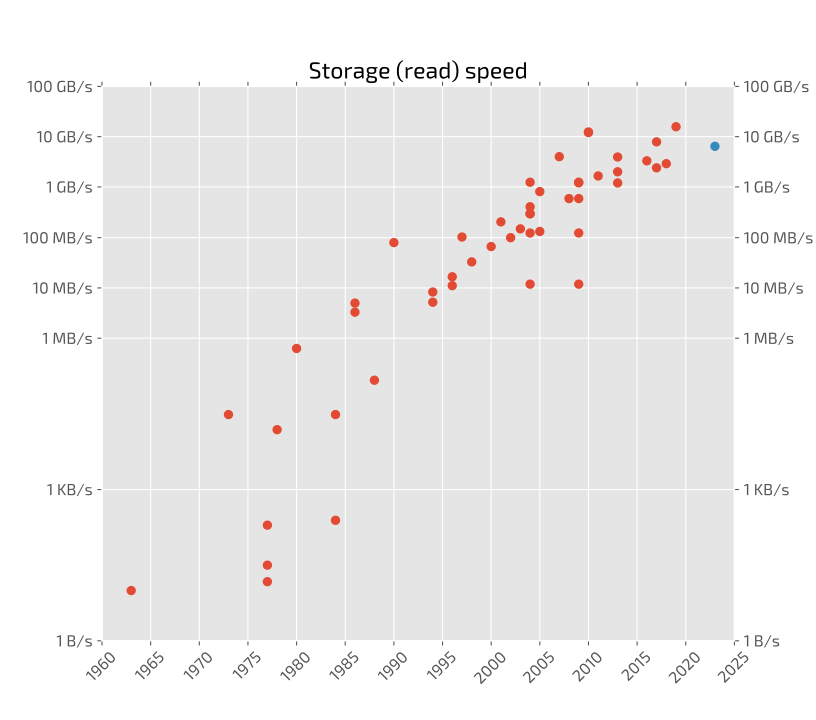

Recreate this plot in Python.
# Storage interfaces rates from
# https://en.wikipedia.org/wiki/List_of_interface_bit_rates#Storage
# Table data extracted with: https://wikitable2csv.ggor.de/
import numpy as np
import matplotlib
from matplotlib import pyplot as plt
plt.style.use('ggplot')
matplotlib.rcParams['font.size'] = 12
matplotlib.rcParams['font.family'] = ['Exo 2', 'sans-serif']

data = open('storage.csv', 'rt')
# remove units and rescale everything to MB/s
b_to_mb = 1/(1024*1024)
kb_to_mb = 1/1024
gb_to_mb = 1024
rescaled = []
for line in data:
    typ, rate, year = line.split(',')
    value, unit = rate.split()
    value = float(value)
    if unit == 'B/s':
        value = value*b_to_mb
    elif unit == 'KB/s':
        value = value*kb_to_mb
    elif unit == 'MB/s':
        pass
    elif unit == 'GB/s':
        value = value*gb_to_mb
    else:
        raise ValueError(f'Unit not understood! {unit}')
    rescaled.append((int(year), value))

dtype = [('year', np.float64), ('speed', np.float64)]
rescaled = np.array(rescaled, dtype=dtype)
# sort first by year and then by value
rescaled.sort(order=['year', 'speed'])

# plot the thing
plt.figure(figsize=(8.5,7.5))
plt.semilogy(rescaled['year'], rescaled['speed'], 'o')
# my laptop here
plt.semilogy([2023], [6585], 'o')
plt.grid(None)
plt.grid(which='both', axis='y')
plt.grid(which='both', axis='x')
plt.ylim(b_to_mb, 100*gb_to_mb)
plt.xlim(1960, 2025)
years = range(1960,2026,5)
plt.xticks(years, years, rotation=45, ha='center')
plt.yticks([b_to_mb, kb_to_mb, 1, 10, 100,  gb_to_mb, 10*gb_to_mb, 100*gb_to_mb],
           ['1 B/s', '1 KB/s', '1 MB/s', '10 MB/s', '100 MB/s', '1 GB/s', '10 GB/s', '100 GB/s'])
plt.tick_params(labeltop=False, labelright=True, top=True, right=True)
plt.title('Storage (read) speed')
plt.savefig('storage.svg')
